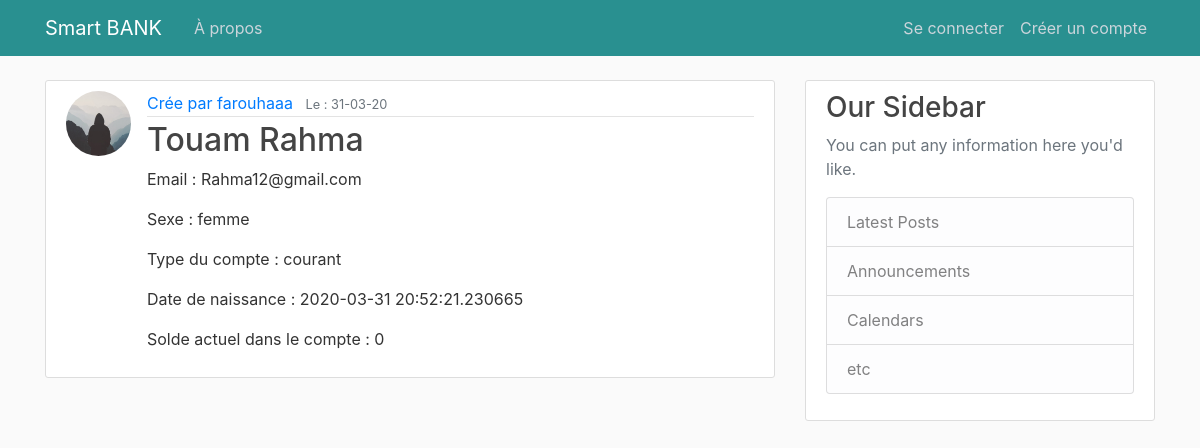
/compte/1, run on the app's committed database.
### projet/models.py (models this page shows, shortened)
class Compte(db.Model):
    id = db.Column(db.Integer, primary_key=True)
    nom = db.Column(db.String(20), unique=True, nullable=False)
    prenom = db.Column(db.String(20), unique=True, nullable=False)
    email = db.Column(db.String(120), unique=True, nullable=False)
    sexe = db.Column(db.String(20), nullable=False)
    image_file = db.Column(db.String(20), nullable=False, default='default.jpg')
    password = db.Column(db.String(60), nullable=False)
    date_naissance = db.Column(db.String, nullable=False, default=datetime.utcnow)
    date_posted = db.Column(db.DateTime, nullable=False, default=datetime.utcnow)
    solde = db.Column(db.Integer, nullable=False, default=0)
    type_compte = db.Column(db.String(20), nullable=False, default='courant')
    user_id = db.Column(db.Integer, db.ForeignKey('user.id'), nullable=False)

class User(db.Model, UserMixin):
    id = db.Column(db.Integer, primary_key=True)
    username = db.Column(db.String(20), unique=True, nullable=False)
    email = db.Column(db.String(120), unique=True, nullable=False)
    image_file = db.Column(db.String(20), nullable=False, default='default.jpg')
    password = db.Column(db.String(60), nullable=False)
    comptes = db.relationship('Compte', backref='createur', lazy=True)

### projet/routes.py (the view)
@app.route("/compte/<int:compte_id>")
def compte(compte_id):
    compte = Compte.query.get_or_404(compte_id)
    return render_template('compte.html', title=compte.prenom, compte=compte)

### projet/templates/compte.html (shortened to what this page needs)
{% extends "layout.html" %}
{% block content %}
  <article class="media content-section">
    <img class="rounded-circle article-img" src="{{ url_for('static', filename='profile_pics/' + compte.image_file) }}">
    <div class="media-body">
      <div class="article-metadata">
        <a class="mr-2" href="#">Crée par {{ compte.createur.username }}</a>
        <small class="text-muted">Le : {{ compte.date_posted.strftime('%d-%m-%y') }}</small>
      </div>
      <h2 class="article-title">{{ compte.nom }}  {{ compte.prenom }}</h2>
      <p class="article-content">Email : {{ compte.email }}</p>
      <p class="article-content">Sexe : {{ compte.sexe }}</p>
      <p class="article-content">Type du compte : {{ compte.type_compte }}</p>
      <p class="article-content">Date de naissance : {{ compte.date_naissance }}</p>
      <p class="article-content">Solde actuel dans le compte : {{ compte.solde }}</p>
    </div>
  </article>
{% endblock content %}

### projet/static/main.css (style rules this page uses)
body { background: #fafafa; color: #333333; margin-top: 5rem; }
h1, h2, h3, h4, h5, h6 { color: #444444; }
.content-section { background: #ffffff; padding: 10px 20px; border: 1px solid #dddddd; border-radius: 3px; margin-bottom: 20px; }
.article-title { color: #444444; }
.article-content { white-space: pre-line; }
.article-img { height: 65px; width: 65px; margin-right: 16px; }
.article-metadata { padding-bottom: 1px; margin-bottom: 4px; border-bottom: 1px solid #e3e3e3 }

### data on the page
Compte: image_file (placeholder picture), date_posted "31-03-20", nom "Touam", prenom "Rahma", email "Rahma12@gmail.com", sexe "femme", type_compte "courant", date_naissance "2020-03-31 20:52:21.230665", solde "0"
User: createur.username "farouhaaa"
